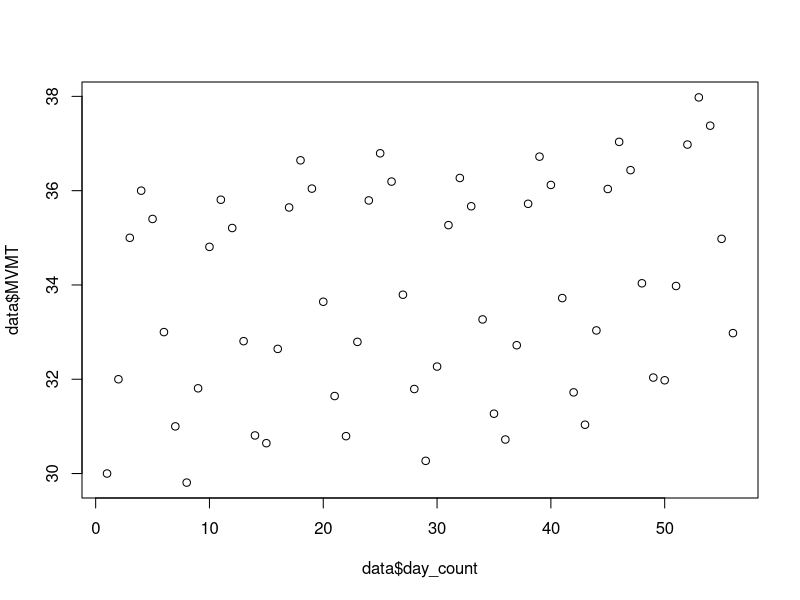

Here is the R script that generated this plot:
## Create time series data

library(tidyverse)

day_count <- seq(1, 7*8, by = 1)
day <- rep(c("Sunday", "Monday", "Tuesday", "Wednesday", 
             "Thursday", "Friday", "Saturday"), 8)
day_num <- rep(seq(1,7, by = 1), 8)
Week <- rep(seq(1, 8, by = 1), 7)
Week <- sort(Week)

increase <- rnorm(n = 7, mean = 0.3, sd = 0.4)

MVMT_wk1 <- c(30, 32, 35, 36, 35.4, 33, 31)
MVMT_wk2 <- MVMT_wk1 + rnorm(n=1, mean = increase[1], sd = 0.1)
MVMT_wk3 <- MVMT_wk2 + rnorm(n=1, mean = increase[2], sd = 0.1)
MVMT_wk4 <- MVMT_wk3 + rnorm(n=1, mean = increase[3], sd = 0.1)
MVMT_wk5 <- MVMT_wk4 + rnorm(n=1, mean = increase[4], sd = 0.1)
MVMT_wk6 <- MVMT_wk5 + rnorm(n=1, mean = increase[5], sd = 0.1)
MVMT_wk7 <- MVMT_wk6 + rnorm(n=1, mean = increase[6], sd = 0.1)
MVMT_wk8 <- MVMT_wk7 + rnorm(n=1, mean = increase[7], sd = 0.1)


MVMT <- c(MVMT_wk1,
          MVMT_wk2,
          MVMT_wk3,
          MVMT_wk4,
          MVMT_wk5,
          MVMT_wk6,
          MVMT_wk7,
          MVMT_wk8)

data <- tibble(day_count = day_count,
               day = day,
               day_num = day_num,
               Week = Week,
               MVMT = MVMT)


plot(data$day_count, data$MVMT)

write_csv(data, "time_data.csv")
